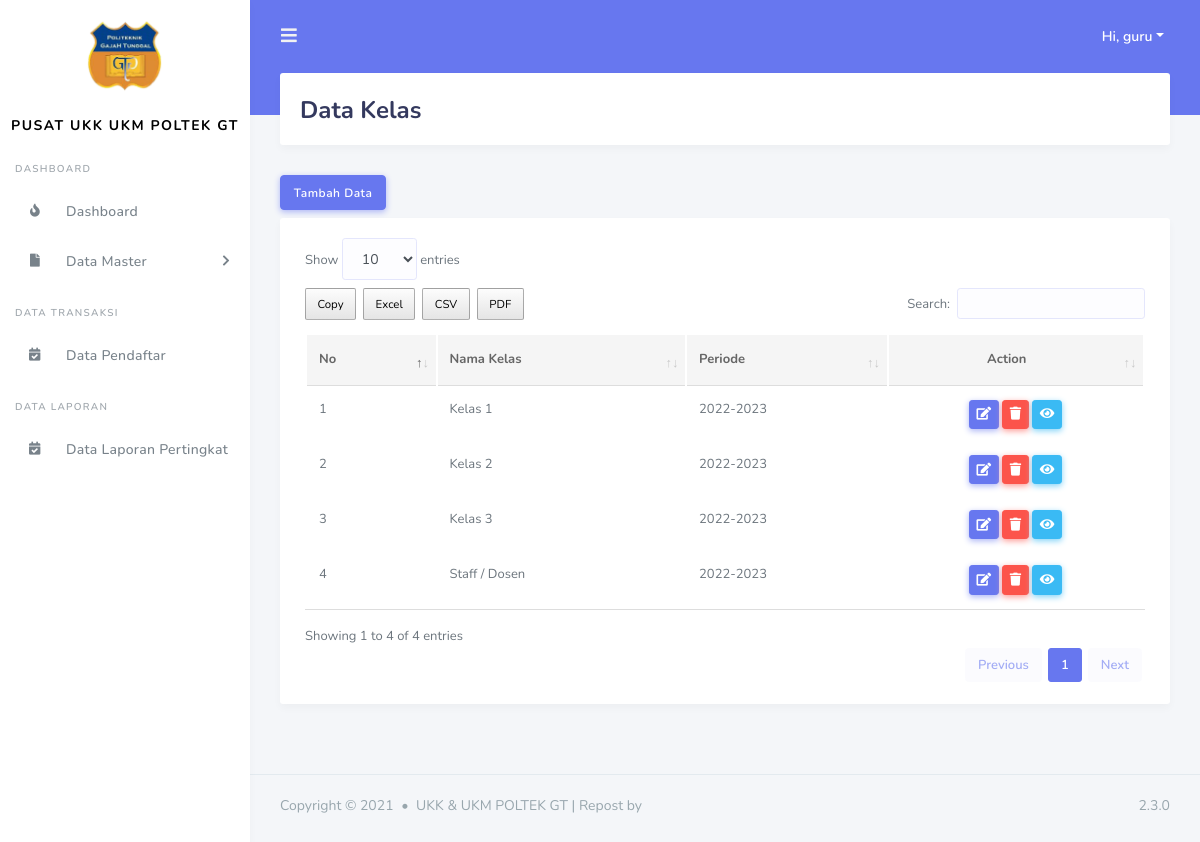
Page /admin/data_kelas.php (signed in) on the committed database.
### tables this page shows
CREATE TABLE `tbl_kelas` (
  `id_kelas` int(11) NOT NULL,
  `id_kategori` int(11) NOT NULL,
  `nama_kelas` varchar(255) NOT NULL,
  `id_periode` int(11) NOT NULL,
  `id_users` int(11) NOT NULL
);

CREATE TABLE `tbl_periode` (
  `id_periode` int(11) NOT NULL,
  `periode` varchar(255) DEFAULT NULL
);

### include/koneksi.php (called while the page is built, shortened)
<?php
$base_url = "http://localhost/ukkukmpoltek/";
?>

### admin/data_kelas.php (the view, shortened to what this page needs)
<?php
include('../include/koneksi.php');
include('../template/header.php');
include('../template/sidebar.php');
?>
<div class="main-content">
  <section class="section">
    <div class="section-header">
      <h1>Data Kelas</h1>
    </div>
    <button type="button" class="btn btn-primary mb-2" data-toggle="modal" data-target="#tambahdata">
      Tambah Data
    </button>
    <div class="section-body">
      <div class="card table-responsive">
        <div class="card-body ">
            <table class="table table-hover" id="data_tabel">
            <thead>
              <tr>
                <th>No</th>
                <th>Nama Kelas</th>
                <th>Periode</th>
                <th class="text-center">Action</th>
              </tr>
            </thead>
            <tbody>
              <?php
                    $query = "SELECT * FROM tbl_kelas tk INNER JOIN tbl_kategori tkg ON tk.id_kategori = tkg.id_kategori INNER JOIN tbl_users tu on tu.id_users = tk.id_users INNER JOIN tbl_periode tp on tp.id_periode = tk.id_periode ";
                    $result_tasks = mysqli_query($conn, $query);
                    $no = 1;
                    while($row = mysqli_fetch_assoc($result_tasks)) { ?>
                <tr>
                  <td><?= $no++ ?></td>
                  <td><?= $row['nama_kelas']?></td>
                  <td><?= $row['periode']?></td>
                  <td class="text-center">
                    <button type="button" class="btn btn-primary btn-sm" data-toggle="modal" data-target="#updatedata<?= $row['id_kelas'] ?>">
                      <i class="fas fa-edit"></i>
                    </button>
                    <a href="<?= $base_url ?>proses_admin/data_kelas/delete.php?id=<?= $row['id_kelas'] ?>" class="btn btn-danger btn-sm"><i class="fas fa-trash"></i></a>
                    <a href="<?= $base_url ?>admin/data_detail_kelas.php?id=<?= $row['id_kelas'] ?>" class="btn btn-info btn-sm"><i class="fas fa-eye"></i></a>
                  </td>
                </tr>
              <?php } ?>
            </tbody>
          </table>
        </div>
      </div>
    </div>
  </section>
</div>
<?php include('../template/footer.php'); ?>

### rows in the picture
tbl_kelas: nama_kelas "Kelas 1", id_periode.periode "2022-2023"
tbl_kelas: nama_kelas "Kelas 2", id_periode.periode "2022-2023"
tbl_kelas: nama_kelas "Kelas 3", id_periode.periode "2022-2023"
tbl_kelas: nama_kelas "Staff / Dosen", id_periode.periode "2022-2023"

### other values in the picture
$_SESSION['nama_users'] "guru"
